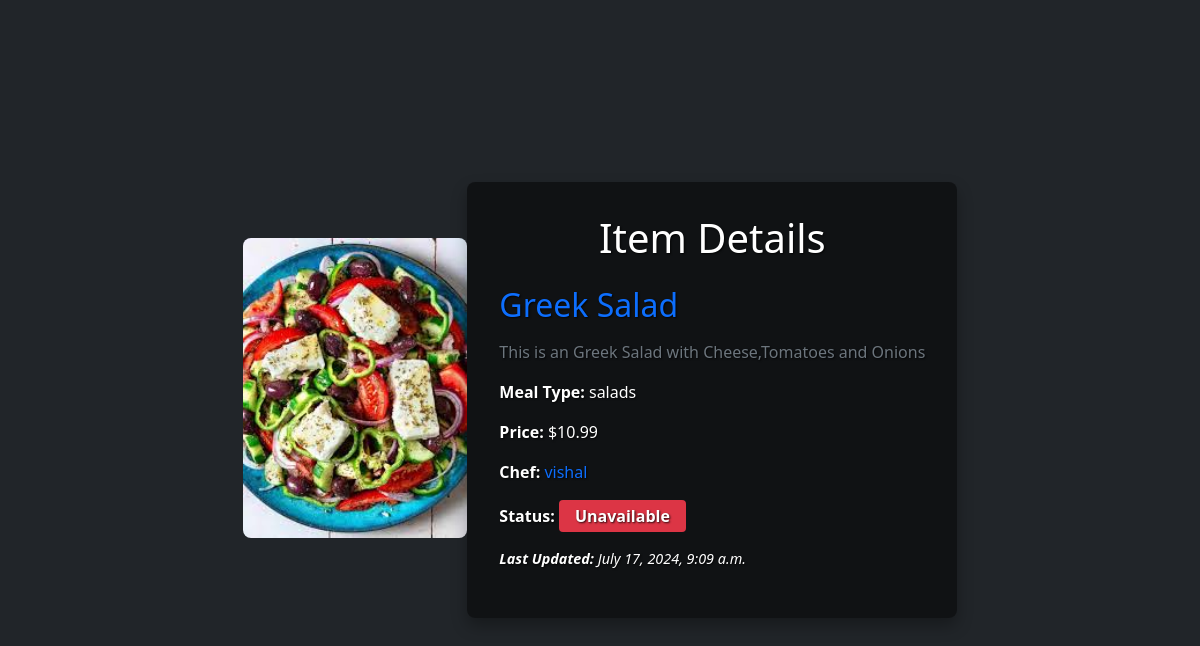
The app's page /item/2 with its own data.
### restaurant_menu/models.py (models this page shows, shortened)
class Item(models.Model):
    meal = models.CharField(max_length=100,unique=True)
    description = models.CharField(max_length=1000)
    price = models.DecimalField(decimal_places=2,max_digits=10)
    meal_type=models.CharField(choices=MEAL_TYPE,max_length=200)
    image = models.ImageField(blank=True,upload_to='images/')
    chef=models.ForeignKey(User,on_delete=models.PROTECT)
    status=models.IntegerField(choices=STATUS,default=0)
    date_created=models.DateTimeField(auto_now_add=True)
    date_updated=models.DateTimeField(auto_now=True)

### restaurant_menu/views.py (the view)
# urls.py: path('item/<int:pk>',MenuItemDetail.as_view(),name='menu_item')
class MenuItemDetail(generic.DetailView):
    model=Item
    template_name='menu_item_detail.html'

### restaurant_menu/templates/menu_item_detail.html (shortened to what this page needs)
<!DOCTYPE html>
<html lang="en">
  <head>
    <link
      href="https://cdn.jsdelivr.net/npm/bootstrap@5.1.3/dist/css/bootstrap.min.css"
      rel="stylesheet"
    />
  </head>
  <body class="bg-dark">
    <div class="container container-custom">
      <img
        src="{{ item.image.url }}"
        alt="{{ item.meal }}"
        class="item-image"
      />
      <div class="item-details">
        <h1 class="text-center mb-4">Item Details</h1>
        <h2 class="text-primary">{{ item.meal }}</h2>
        <p class="text-muted">{{ item.description }}</p>
        <p><strong>Meal Type:</strong> {{ item.meal_type }}</p>
        <p><strong>Price:</strong> ${{ item.price }}</p>
        <p>
          <strong>Chef:</strong>
          <span class="text-primary">{{ item.chef }}</span>
        </p>
        <p>
          <strong>Status:</strong>
          {% if item.status == 1 %}
          <span class="badge badge-status bg-success">Available</span>
          {% else %}
          <span class="badge badge-status bg-danger">Unavailable</span>
          {% endif %}
        </p>
        <p class="last-updated">
          <strong>Last Updated:</strong> {{ item.date_updated }}
        </p>
      </div>
    </div>
  </body>
</html>

### restaurant_menu/templates/menu_item_detail.html (style rules this page uses)
.container-custom { position: relative; min-height: 100vh; display: flex; align-items: center; justify-content: center; color: white; text-shadow: 1px 1px 2px rgba(0, 0, 0, 0.8); }
.item-image { max-width: 300px; height: 300px; border-radius: 0.5rem; margin-bottom: 1.5rem; }
.item-details { background: rgba(0, 0, 0, 0.5); padding: 2rem; border-radius: 0.5rem; box-shadow: 0 0.5rem 1rem rgba(0, 0, 0, 0.3); }
.item-details h1, .item-details h2, .item-details p { margin-bottom: 1rem; }
.item-details .badge-status { font-size: 1rem; padding: 0.5rem 1rem; }
.item-details .last-updated { font-style: italic; font-size: 0.9rem; }

### records on screen
Item: image (picture), meal "Greek Salad", description "This is an Greek Salad with Cheese,Tomatoes and Onions", meal_type "salads", price "10.99", chef "vishal", date_updated "July 17, 2024, 9:09 a.m."
